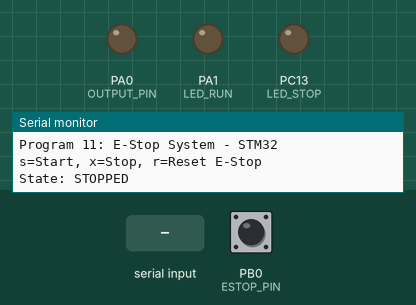
This program was run on a simulated STM32 Blue Pill. Shown: output pins drawn as LEDs (lit = HIGH), the last lines printed to the serial monitor. Dashed ring = blinking. Inputs (shaded band) come from the test bench; at power-on: PB0 (ESTOP_PIN) HIGH.

Above: at 3.2 s.
3.3 s: PB0 (ESTOP_PIN) pulled LOW for 0.15 s
At 3.4 s:
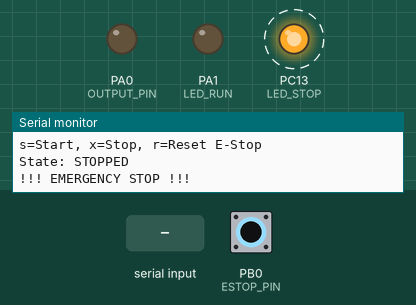
6.3 s: "r" received over Serial
At 7.4 s:
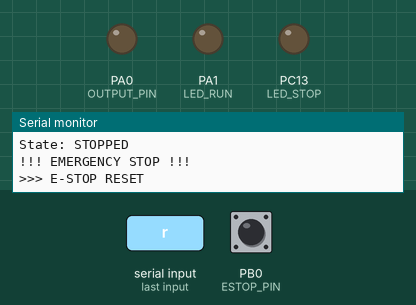
7.8 s: "s" received over Serial
At 8.5 s:
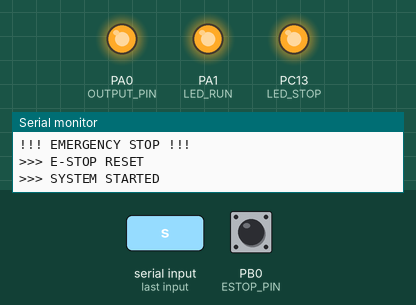
9.3 s: PB0 (ESTOP_PIN) pulled LOW for 1 s
At 9.4 s:
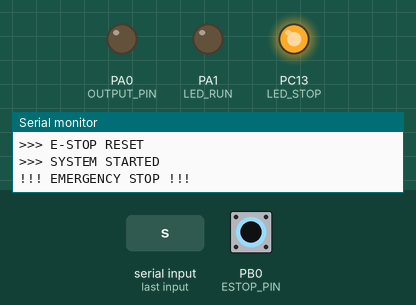
Timing chart, 0 to 13.3 s (numbered marks = the images above; inputs shaded):
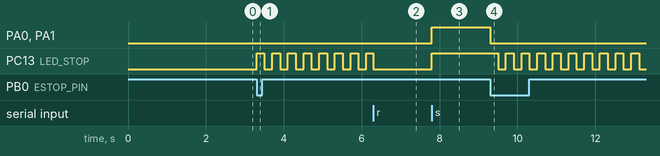

The program:

main.cpp
```cpp
/**
 * @file main.cpp
 * @brief Program 11: Emergency Stop Logic - STM32
 */

#include <Arduino.h>

#define ESTOP_PIN       PB0
#define RESET_PIN       PB1
#define OUTPUT_PIN      PA0
#define LED_RUN         PA1
#define LED_STOP        PC13    // Active LOW

typedef enum { STATE_STOPPED, STATE_RUNNING, STATE_ESTOP } SystemState_t;

volatile SystemState_t systemState = STATE_STOPPED;
volatile bool estopFlag = false;

void estopISR() {
    digitalWrite(OUTPUT_PIN, LOW);
    digitalWrite(LED_RUN, LOW);
    digitalWrite(LED_STOP, LOW);  // ON (active LOW)
    estopFlag = true;
    systemState = STATE_ESTOP;
}

void setup() {
    Serial.begin(115200);
    delay(2000);

    Serial.println("Program 11: E-Stop System - STM32\n");

    pinMode(ESTOP_PIN, INPUT_PULLUP);
    pinMode(RESET_PIN, INPUT_PULLUP);
    pinMode(OUTPUT_PIN, OUTPUT);
    pinMode(LED_RUN, OUTPUT);
    pinMode(LED_STOP, OUTPUT);

    digitalWrite(OUTPUT_PIN, LOW);
    digitalWrite(LED_RUN, LOW);
    digitalWrite(LED_STOP, LOW);  // Red ON

    attachInterrupt(digitalPinToInterrupt(ESTOP_PIN), estopISR, FALLING);

    Serial.println("s=Start, x=Stop, r=Reset E-Stop");
    Serial.println("State: STOPPED\n");
}

void loop() {
    if (Serial.available()) {
        char cmd = Serial.read();

        if (cmd == 's' && systemState == STATE_STOPPED) {
            systemState = STATE_RUNNING;
            digitalWrite(OUTPUT_PIN, HIGH);
            digitalWrite(LED_RUN, HIGH);
            digitalWrite(LED_STOP, HIGH);  // OFF
            Serial.println(">>> SYSTEM STARTED");
        }
        else if (cmd == 'x' && systemState == STATE_RUNNING) {
            systemState = STATE_STOPPED;
            digitalWrite(OUTPUT_PIN, LOW);
            digitalWrite(LED_RUN, LOW);
            digitalWrite(LED_STOP, LOW);  // ON
            Serial.println(">>> SYSTEM STOPPED");
        }
        else if (cmd == 'r' && systemState == STATE_ESTOP) {
            estopFlag = false;
            systemState = STATE_STOPPED;
            digitalWrite(LED_STOP, LOW);  // Solid ON
            Serial.println(">>> E-STOP RESET");
        }
    }

    if (estopFlag) {
        estopFlag = false;
        Serial.println("\n!!! EMERGENCY STOP !!!\n");
    }

    // Blink LED in E-STOP state
    if (systemState == STATE_ESTOP) {
        static unsigned long lastBlink = 0;
        if (millis() - lastBlink > 200) {
            lastBlink = millis();
            digitalWrite(LED_STOP, !digitalRead(LED_STOP));
        }
    }
}
```

Measured:
- after the input at 3.3 s, PC13 (LED_STOP): alternates HIGH for 0.20 s and LOW for 0.20 s, starting at once
- after the input at 6.3 s, PC13 (LED_STOP): goes on until 6.3 s, then stays LOW
- after the input at 7.8 s, PA0 (OUTPUT_PIN), PA1 (LED_RUN), PC13 (LED_STOP): LOW → HIGH at once
- after the input at 9.3 s, PA0 (OUTPUT_PIN), PA1 (LED_RUN): HIGH → LOW at once; PC13 (LED_STOP): alternates HIGH for 0.20 s and LOW for 0.20 s, starting after 0.20 s
